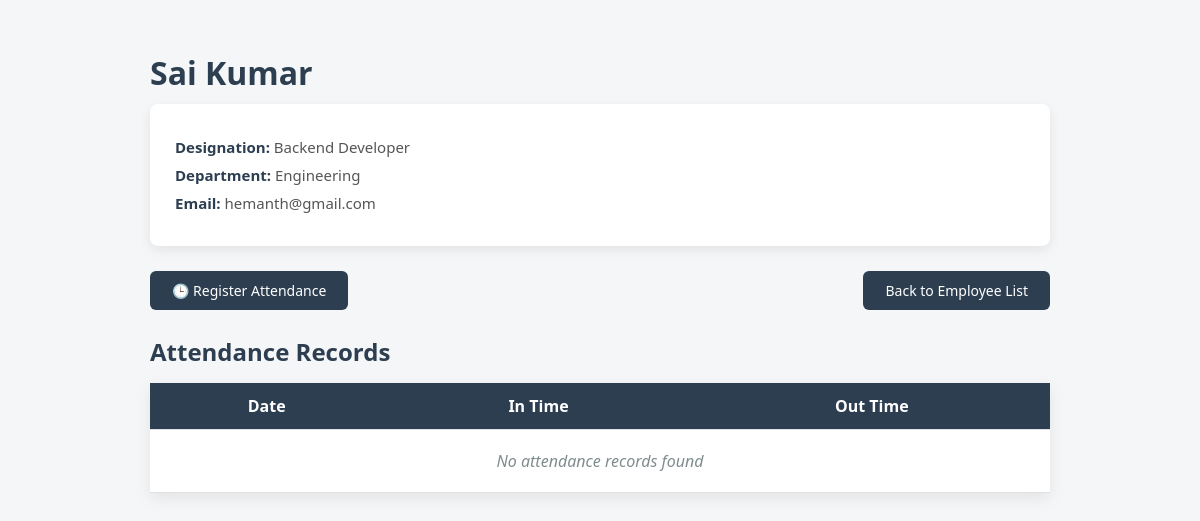
The app's page /employee/2/ with its own data.
### hrms/models.py (models this page shows, shortened)
class Employee(models.Model):
    name = models.CharField(max_length=100)
    designation = models.CharField(max_length=100)
    department = models.CharField(max_length=100)
    email = models.EmailField(unique=True)
    date_of_joining = models.DateField()

### hrms/views.py (the view)
# urls.py: path("employee/<int:emp_id>/", views.employee_detail, name="employee_detail"),
def employee_detail(request, emp_id):
    employee = get_object_or_404(Employee, id=emp_id)
    attendance_records = Attendance.objects.filter(employee=employee)
    return render(
        request,
        "frontend/employee_detail.html",
        {
            "employee": employee,
            "attendance_records": attendance_records,
        },
    )

### hrms/templates/frontend/employee_detail.html (shortened to what this page needs)
<!DOCTYPE html>
<html>
<head>
</head>
<body>
<div class="container">
    <h1>{{ employee.name }}</h1>
    <div class="employee-card">
        <p><strong>Designation:</strong> {{ employee.designation }}</p>
        <p><strong>Department:</strong> {{ employee.department }}</p>
        <p><strong>Email:</strong> {{ employee.email }}</p>
    </div>
    <div class="actions">
        <a href="/attendance/add/{{ employee.id }}/">🕒 Register Attendance</a>
        <a href="/home/"> Back to Employee List</a>
    </div>
    <h2>Attendance Records</h2>
    <table>
        <tr>
            <th>Date</th>
            <th>In Time</th>
            <th>Out Time</th>
        </tr>
        {% for record in attendance_records %}
        <tr>
            <td>{{ record.date }}</td>
            <td>{{ record.in_time }}</td>
            <td>{{ record.out_time }}</td>
        </tr>
        {% empty %}
        <tr>
            <td colspan="3" class="no-data">No attendance records found</td>
        </tr>
        {% endfor %}
    </table>
</div>
</body>
</html>

### hrms/templates/frontend/employee_detail.html (style rules this page uses)
* { box-sizing: border-box; }
body { font-family: "Segoe UI", Arial, sans-serif; background-color: #f4f6f8; margin: 0; padding: 30px; }
.container { max-width: 900px; margin: 0 auto; }
h1 { color: #2c3e50; margin-bottom: 10px; }
.employee-card { background-color: #ffffff; padding: 25px; border-radius: 8px; box-shadow: 0 4px 12px rgba(0, 0, 0, 0.08); margin-bottom: 25px; }
.employee-card p { font-size: 15px; margin: 8px 0; color: #555; }
.employee-card strong { color: #2c3e50; }
.actions { display: flex; justify-content: space-between; align-items: center; margin-bottom: 25px; }
.actions a { padding: 10px 22px; background-color: #2c3e50; color: #ffffff; text-decoration: none; border-radius: 6px; font-size: 14px; transition: all 0.3s ease; }
h2 { color: #2c3e50; margin-bottom: 15px; }
table { width: 100%; border-collapse: collapse; background-color: #ffffff; box-shadow: 0 5px 15px rgba(0, 0, 0, 0.08); }
th, td { padding: 12px 15px; text-align: center; border-bottom: 1px solid #e0e0e0; }
th { background-color: #2c3e50; color: #ffffff; font-weight: 600; }
tr { transition: background-color 0.3s ease; }
.no-data { text-align: center; color: #7f8c8d; padding: 20px; font-style: italic; }

### records on screen
Employee: name "Sai Kumar", designation "Backend Developer", department "Engineering", email "hemanth@gmail.com"
